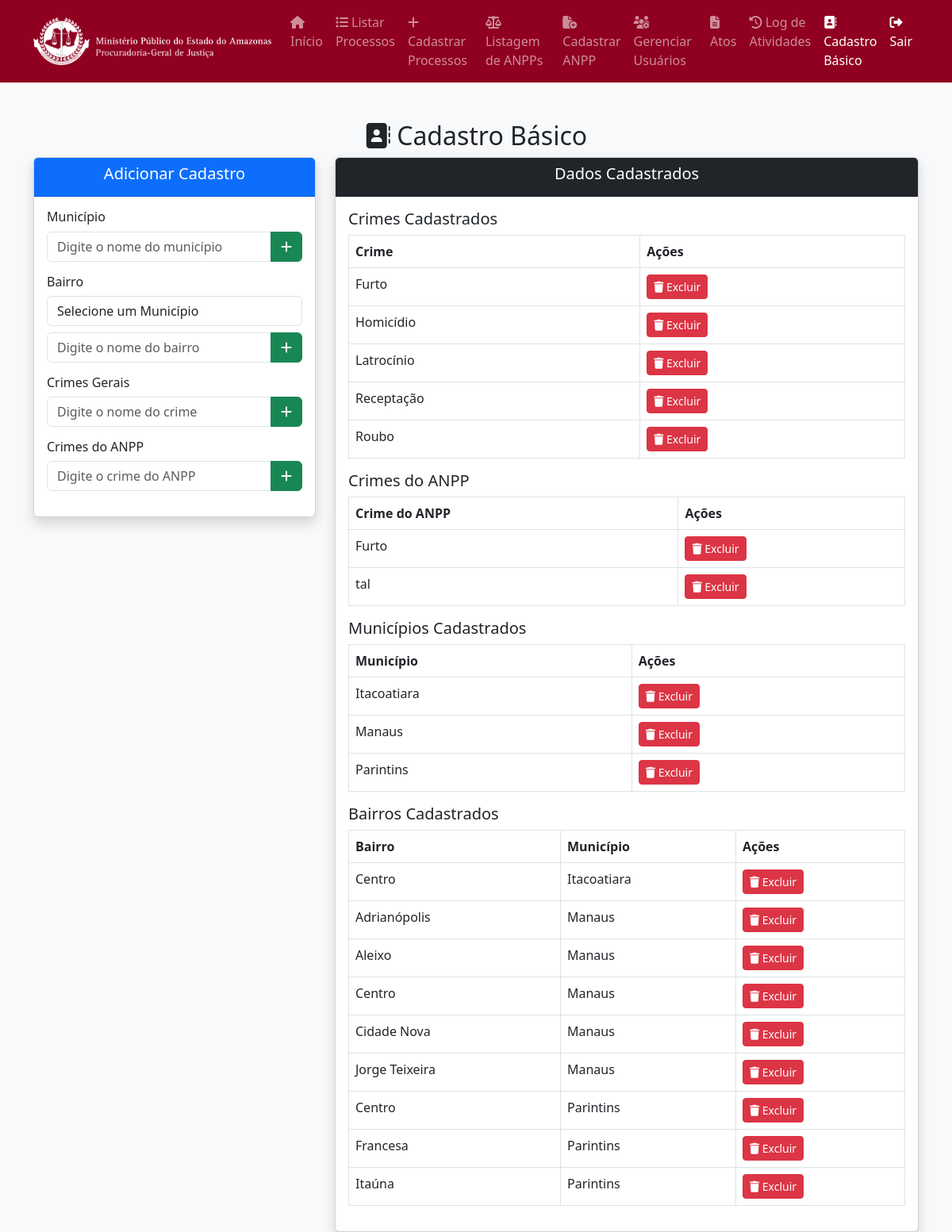
Screenshot of /views/cadastro_basico.php (signed in) with the database file from the repository.
### tables this page shows
CREATE TABLE `crimes` (
  `id` int(11) NOT NULL,
  `nome` varchar(255) NOT NULL
);

CREATE TABLE `crimes_anpp` (
  `id` int(11) NOT NULL,
  `nome` varchar(255) NOT NULL
);

CREATE TABLE `municipios` (
  `id` int(11) NOT NULL,
  `nome` varchar(255) NOT NULL
);

CREATE TABLE `bairros` (
  `id` int(11) NOT NULL,
  `nome` varchar(255) NOT NULL,
  `municipio` varchar(100) NOT NULL,
  `municipio_id` int(11) NOT NULL
);

### views/cadastro_basico.php (the view, shortened to what this page needs)
<?php
global $pdo;
$perfil = $_SESSION['usuario_perfil'] ?? '';
$pagina_atual = basename($_SERVER['PHP_SELF']);
$municipios = $pdo->query("SELECT * FROM municipios ORDER BY nome ASC")->fetchAll(PDO::FETCH_ASSOC);
$bairros = $pdo->query("SELECT bairros.id, bairros.nome, municipios.nome AS municipio FROM bairros JOIN municipios ON bairros.municipio_id = municipios.id ORDER BY municipios.nome ASC, bairros.nome ASC")->fetchAll(PDO::FETCH_ASSOC);
$crimes = $pdo->query("SELECT * FROM crimes ORDER BY nome ASC")->fetchAll(PDO::FETCH_ASSOC);
$crimes_anpp = $pdo->query("SELECT * FROM crimes_anpp ORDER BY nome ASC")->fetchAll(PDO::FETCH_ASSOC);
?>
<!DOCTYPE html>
<html lang="pt">
<head>
    <link href="https://cdn.jsdelivr.net/npm/bootstrap@5.3.0/dist/css/bootstrap.min.css" rel="stylesheet">
    <link rel="stylesheet" href="https://cdnjs.cloudflare.com/ajax/libs/font-awesome/6.4.2/css/all.min.css">
</head>
<body class="bg-light">
    <nav class="navbar navbar-expand-lg navbar-dark" style="background-color: #900020;">
        <div class="container">
            <a class="navbar-brand d-flex align-items-center" href="dashboard.php">
                <img src="../public/img/logoWhite.png" alt="Logo" class="logo-navbar">
            </a>
            <div class="collapse navbar-collapse" id="navbarNav">
                <ul class="navbar-nav ms-auto">
                    <li class="nav-item">
                        <a class="nav-link <?= ($pagina_atual == 'dashboard.php') ? 'active' : '' ?>"
                            href="dashboard.php">
                            <i class="fas fa-home"></i> Início
                        </a>
                    </li>
                    <li class="nav-item">
                        <a class="nav-link <?= ($pagina_atual == 'listar_processos.php') ? 'active' : '' ?>"
                            href="listar_processos.php">
                            <i class="fas fa-list"></i> Listar Processos
                        </a>
                    </li>
                    <?php if ($perfil === 'cadastrador' || $perfil === 'administrador'): ?>
                    <li class="nav-item">
                        <a class="nav-link <?= ($pagina_atual == 'cadastro_processo.php') ? 'active' : '' ?>"
                            href="cadastro_processo.php">
                            <i class="fas fa-plus"></i> Cadastrar Processos
                        </a>
                    </li>
                    <?php endif; ?>
                    <li class="nav-item">
                        <a class="nav-link <?= ($pagina_atual == 'listar_anpp.php') ? 'active' : '' ?>"
                            href="listar_anpp.php">
                            <i class="fas fa-scale-balanced"></i> Listagem de ANPPs
                        </a>
                    </li>
                    <li class="nav-item">
                        <a class="nav-link <?= ($pagina_atual == 'anpp.php') ? 'active' : '' ?>" href="anpp.php">
                            <i class="fas fa-file-circle-plus"></i> Cadastrar ANPP
                        </a>
                    </li>
                    <?php if ($perfil === 'administrador'): ?>
                    <li class="nav-item">
                        <a class="nav-link <?= ($pagina_atual == 'gerenciar_usuarios.php') ? 'active' : '' ?>"
                            href="gerenciar_usuarios.php">
                            <i class="fas fa-users-cog"></i> Gerenciar Usuários
                        </a>
                    </li>
                    <li class="nav-item">
                        <a class="nav-link <?= ($pagina_atual == 'atos.php') ? 'active' : '' ?>" href="atos.php">
                            <i class="fas fa-file-alt"></i> Atos
                        </a>
                    </li>
                    <li class="nav-item">
                        <a class="nav-link <?= ($pagina_atual == 'log_atividades.php') ? 'active' : '' ?>"
                            href="log_atividades.php">
                            <i class="fas fa-history"></i> Log de Atividades
                        </a>
                    </li>
                    <li class="nav-item">
                        <a class="nav-link <?= ($pagina_atual == 'cadastro_basico.php') ? 'active' : '' ?>"
                            href="cadastro_basico.php">
                            <i class="fas fa-address-book"></i> Cadastro Básico
                        </a>
                    </li>
                    <?php endif; ?>
                    <li class="nav-item">
                        <a class="nav-link text-white" href="../controllers/logout.php">
                            <i class="fas fa-sign-out-alt"></i> Sair
                        </a>
                    </li>
                </ul>
            </div>
        </div>
    </nav>
    <div class="container mt-5">
        <h2 class="text-center"><i class="fas fa-address-book"></i> Cadastro Básico</h2>
        <div class="row">
            <div class="col-md-4">
                <div class="card shadow">
                    <div class="card-header bg-primary text-white text-center">
                        <h5>Adicionar Cadastro</h5>
                    </div>
                    <div class="card-body">
                        <form action="" method="POST">
                            <h6>Município</h6>
                            <div class="input-group mb-3">
                                <input type="text" class="form-control" name="novo_municipio"
                                    placeholder="Digite o nome do município" required>
                                <button type="submit" class="btn btn-success" name="add_municipio"><i
                                        class="fas fa-plus"></i></button>
                            </div>
                        </form>
                        <form action="" method="POST">
                            <h6>Bairro</h6>
                            <select class="form-control mb-2" name="municipio_id" required>
                                <option value="">Selecione um Município</option>
                            </select>
                            <div class="input-group mb-3">
                                <input type="text" class="form-control" name="novo_bairro"
                                    placeholder="Digite o nome do bairro" required>
                                <button type="submit" class="btn btn-success" name="add_bairro"><i
                                        class="fas fa-plus"></i></button>
                            </div>
                        </form>
                        <form action="" method="POST">
                            <h6>Crimes Gerais</h6>
                            <div class="input-group mb-3">
                                <input type="text" class="form-control" name="novo_crime"
                                    placeholder="Digite o nome do crime" required>
                                <button type="submit" class="btn btn-success" name="add_crime"><i
                                        class="fas fa-plus"></i></button>
                            </div>
                        </form>
                        <form action="" method="POST">
                            <h6>Crimes do ANPP</h6>
                            <div class="input-group mb-3">
                                <input type="text" class="form-control" name="novo_crime_anpp"
                                    placeholder="Digite o crime do ANPP" required>
                                <button type="submit" class="btn btn-success" name="add_crime_anpp"><i
                                        class="fas fa-plus"></i></button>
                            </div>
                        </form>
                    </div>
                </div>
            </div>
            <div class="col-md-8">
                <div class="card shadow">
                    <div class="card-header bg-dark text-white text-center">
                        <h5>Dados Cadastrados</h5>
                    </div>
                    <div class="card-body">
                        <h5>Crimes Cadastrados</h5>
                        <table class="table table-bordered">
                            <thead>
                                <tr>
                                    <th>Crime</th>
                                    <th>Ações</th>
                                </tr>
                            </thead>
                            <tbody>
                                <?php foreach ($crimes as $crime): ?>
                                <tr>
                                    <td><?= htmlspecialchars($crime['nome']) ?></td>
                                    <td>
                                        <form action="../controllers/deletar_item.php" method="POST"
                                            onsubmit="return confirm('Tem certeza que deseja excluir este crime?');">
                                            <button type="submit" class="btn btn-danger btn-sm"><i
                                                    class="fas fa-trash"></i> Excluir</button>
                                        </form>
                                    </td>
                                </tr>
                                <?php endforeach; ?>
                            </tbody>
                        </table>
                        <h5>Crimes do ANPP</h5>
                        <table class="table table-bordered">
                            <thead>
                                <tr>
                                    <th>Crime do ANPP</th>
                                    <th>Ações</th>
                                </tr>
                            </thead>
                            <tbody>
                                <?php
                                    $crimes_anpp = $pdo->query("SELECT * FROM crimes_anpp ORDER BY nome ASC")->fetchAll(PDO::FETCH_ASSOC);
                                    foreach ($crimes_anpp as $crime_anpp): ?>
                                <tr>
                                    <td><?= htmlspecialchars($crime_anpp['nome']) ?></td>
                                    <td>
                                        <form action="../controllers/deletar_item.php" method="POST"
                                            onsubmit="return confirm('Tem certeza que deseja excluir este crime ANPP?');">
                                            <button type="submit" class="btn btn-danger btn-sm"><i
                                                    class="fas fa-trash"></i> Excluir</button>
                                        </form>
                                    </td>
                                </tr>
                                <?php endforeach; ?>
                            </tbody>
                        </table>
                        <h5>Municípios Cadastrados</h5>
                        <table class="table table-bordered">
                            <thead>
                                <tr>
                                    <th>Município</th>
                                    <th>Ações</th>
                                </tr>
                            </thead>
                            <tbody>
                                <?php foreach ($municipios as $municipio): ?>
                                <tr>
                                    <td><?= htmlspecialchars($municipio['nome']) ?></td>
                                    <td>
                                        <form action="../controllers/deletar_item.php" method="POST"
                                            onsubmit="return confirm('Tem certeza que deseja excluir este município?');">
                                            <button type="submit" class="btn btn-danger btn-sm"><i
                                                    class="fas fa-trash"></i> Excluir</button>
                                        </form>
                                    </td>
                                </tr>
                                <?php endforeach; ?>
                            </tbody>
                        </table>
                        <h5>Bairros Cadastrados</h5>
                        <table class="table table-bordered">
                            <thead>
                                <tr>
                                    <th>Bairro</th>
                                    <th>Município</th>
                                    <th>Ações</th>
                                </tr>
                            </thead>
                            <tbody>
                                <?php foreach ($bairros as $bairro): ?>
                                <tr>
                                    <td><?= htmlspecialchars($bairro['nome']) ?></td>
                                    <td><?= htmlspecialchars($bairro['municipio']) ?></td>
                                    <td>
                                        <form action="../controllers/deletar_item.php" method="POST"
                                            onsubmit="return confirm('Tem certeza que deseja excluir este bairro?');">
                                            <button type="submit" class="btn btn-danger btn-sm"><i
                                                    class="fas fa-trash"></i> Excluir</button>
                                        </form>
                                    </td>
                                </tr>
                                <?php endforeach; ?>
                            </tbody>
                        </table>
                    </div>
                </div>
            </div>
        </div>
    </div>
</body>
</html>

### views/cadastro_basico.php (style rules this page uses)
.logo-navbar { max-width: 300px; height: auto; }

### rows the page displays
crimes: nome "Furto"
crimes: nome "Homicídio"
crimes: nome "Latrocínio"
crimes: nome "Receptação"
crimes: nome "Roubo"
crimes_anpp: nome "Furto"
crimes_anpp: nome "tal"
municipios: nome "Itacoatiara"
municipios: nome "Manaus"
municipios: nome "Parintins"
bairros: nome "Centro", municipio.nome "Itacoatiara"
bairros: nome "Adrianópolis", municipio.nome "Manaus"
bairros: nome "Aleixo", municipio.nome "Manaus"
bairros: nome "Centro", municipio.nome "Manaus"
bairros: nome "Cidade Nova", municipio.nome "Manaus"
bairros: nome "Jorge Teixeira", municipio.nome "Manaus"
bairros: nome "Centro", municipio.nome "Parintins"
bairros: nome "Francesa", municipio.nome "Parintins"
bairros: nome "Itaúna", municipio.nome "Parintins"
